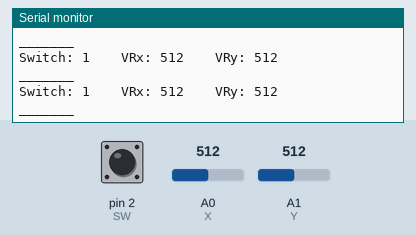
Simulated run of this sketch. Board: Arduino Uno, built with avr-gcc and run on an emulated ATmega328P. On the bench: the last lines printed to the serial monitor. The inputs (shaded band) are chosen by the test bench; at power-on: A0 (X) = 512, A1 (Y) = 512, pin 2 (SW) HIGH.

Above: at 1.3 s.
1.4 s: A0 (X) set to 716
At 1.82 s:
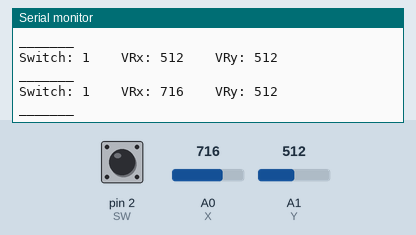
2.9 s: A1 (Y) set to 716
At 3.33 s:
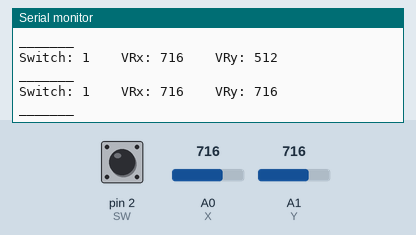
4.4 s: pin 2 (SW) pulled LOW for 0.6 s
6.5 s: A0 (X) set to 900
At 6.83 s:
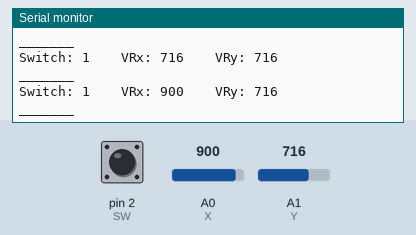
8.0 s: pin 2 (SW) pulled LOW for 1 s
10.5 s: A1 (Y) set to 900
At 10.84 s:
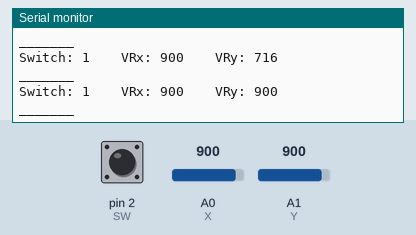
Timing chart, 0 to 13.0 s (numbered marks = the images above; inputs shaded):
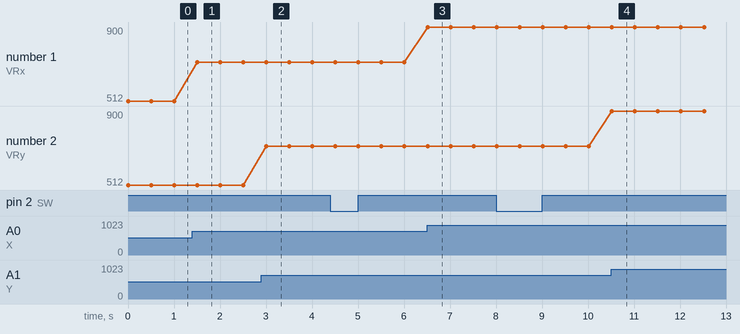

The sketch:

joystick.ino
```cpp
const int SW = 2; // SW
const int X = 0; // VRx
const int Y = 1; // VRy

void setup() {
  // put your setup code here, to run once:
  pinMode(SW, INPUT_PULLUP);
  Serial.begin(9600);
}

void loop() {
  // put your main code here, to run repeatedly:
  Serial.print("Switch: ");
  Serial.print(digitalRead(SW));
  Serial.print("\t\t");
  Serial.print("VRx: ");
  Serial.print(analogRead(X));
  Serial.print("\t\t");
  Serial.print("VRy: ");
  Serial.println(analogRead(Y));
  Serial.println("_______");
  delay(500);

}
```

Measured:
- after the input at 1.4 s, the serial monitor: prints a new line after 0.10 s (image 1)
- after the input at 2.9 s, the serial monitor: prints a new line after 0.11 s (image 2)
- after the input at 6.5 s, the serial monitor: prints a new line at once (image 3)
- after the input at 10.5 s, the serial monitor: prints a new line at once (image 4)
- plotted number 1: 512 → 716 after the input at 1.4 s, 716 → 900 after the input at 6.5 s
